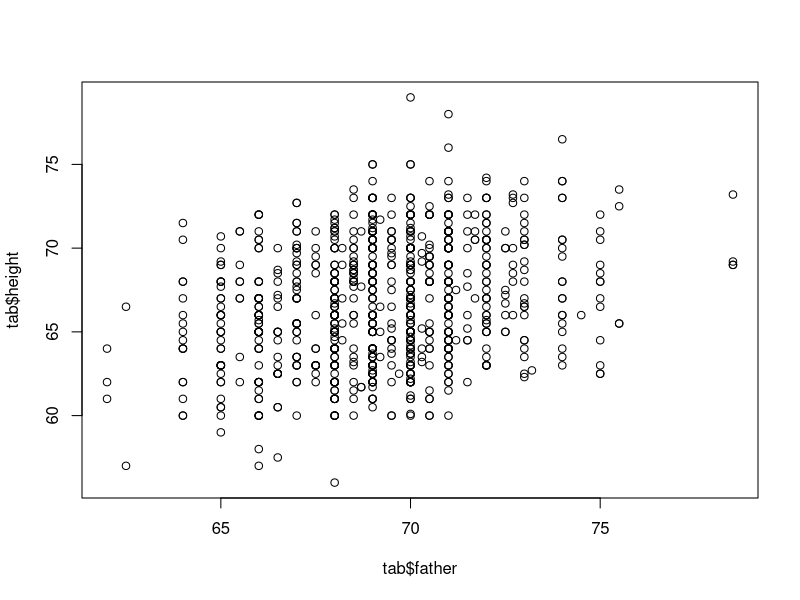
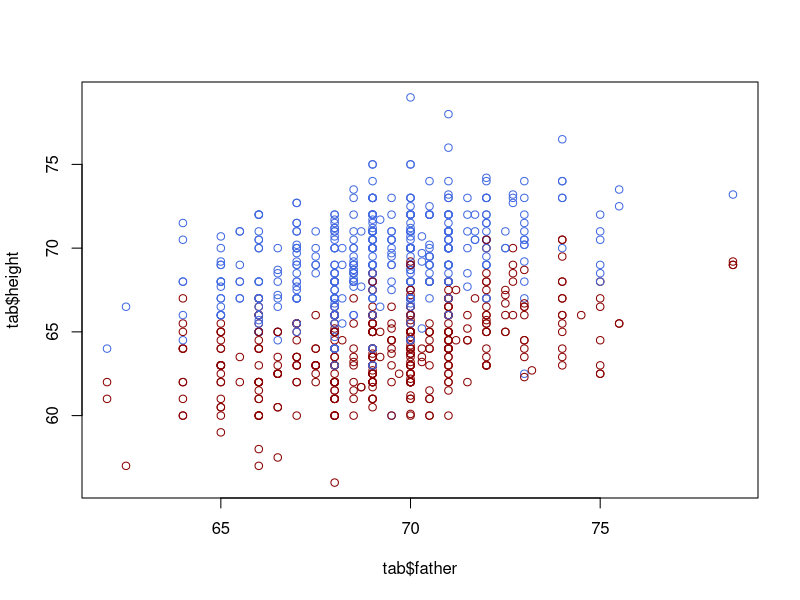
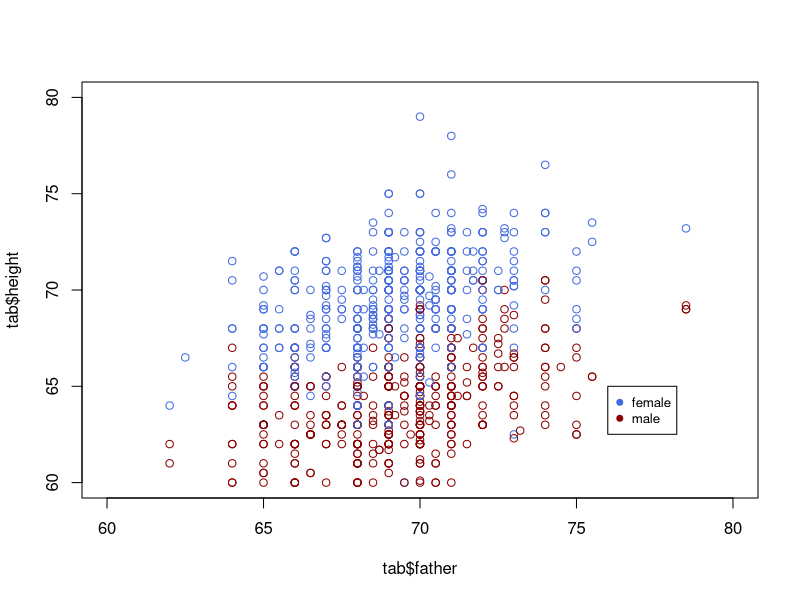
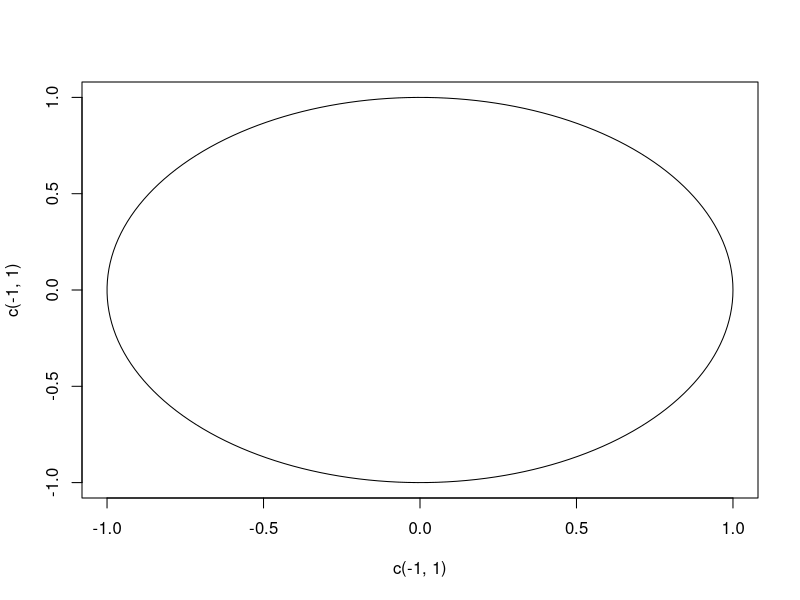

Reproduce these figures in R, in order.
## ---- chunk 1
## Data from  https://github.com/thomas-haslwanter/statsintro_python/blob/master/ISP/Code_Quantlets/08_TestsMeanValues/anovaOneway/galton.csv
tab<-read.csv("data/galton.csv")
head(tab)
## ---- chunk 2
plot(tab$father, tab$height)
## ---- chunk 3
col_info = ifelse(tab$sex=="M", "royalblue", "darkred")
plot(tab$father, tab$height, col=col_info)
## ---- chunk 4
col_info = ifelse(tab$sex=="M", "royalblue", "darkred")
plot(tab$father, tab$height, col=col_info, xlim=c(60, 80), ylim=c(60, 80))
legend(76, 65,pch=c(19,19),col=c("royalblue", "darkred"),c("female", "male"),bty="o",cex=.8)

## ---- chunk 5
meth_lev=read.table("data/global_meth_lev.tsv", header=TRUE)
meth_lev
## ---- chunk 6
# initialize a plot
plot(c(-1, 1), c(-1, 1), type = "n")

# prepare "circle data"
radius <- 1
theta <- seq(0, 2 * pi, length = 200)

# draw the circle
lines(x = radius * cos(theta), y = radius * sin(theta))
